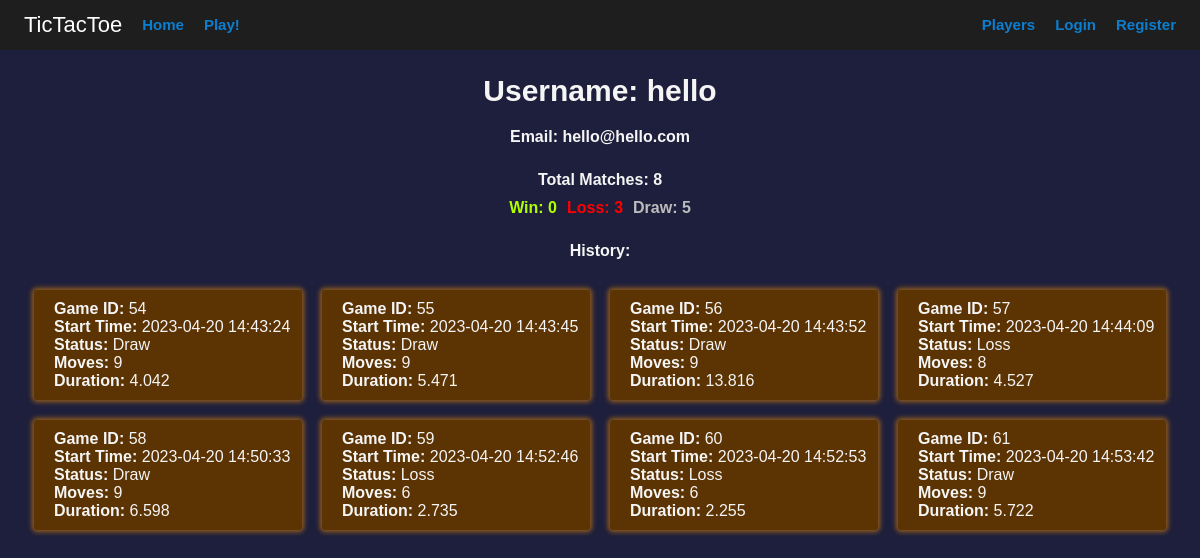
The app's page /player/5 with its own data.
### app/models.py (models this page shows, shortened)
class Player(db.Model, UserMixin):
    __tablename__ = 'players'
    id = db.Column(db.Integer, primary_key=True)
    username = db.Column(db.String(20), unique=True, nullable=False)
    email = db.Column(db.String(100), unique=True, nullable=False)
    password_hash = db.Column(db.String(100), nullable=False)
    match = db.relationship('Match', backref='player', lazy='select', cascade='all, delete-orphan')
    @property
    def password(self):
        raise AttributeError("password is not a readable attribute")
    def num_matches_played(self):
        return len(self.match)
    def num_matches_win(self):
        return len([w for w in self.match if w.status == "Win"])
    def num_matches_loss(self):
        return len([l for l in self.match if l.status == "Loss"])
    def num_matches_draw(self):
        return len([d for d in self.match if d.status == "Draw"])

class Match(db.Model):
    __tablename__ = 'match'
    id = db.Column(db.Integer, primary_key=True)
    status = db.Column(db.String, nullable=False)
    moves = db.Column(db.Integer, nullable=False)
    start_time = db.Column(db.DateTime, nullable=False)
    duration = db.Column(db.Float, nullable=False)
    player_id = db.Column(db.Integer, db.ForeignKey('players.id'), nullable=False)

### app/main/views.py (the view)
@main.route('/player/<int:player_id>')
def player_profile(player_id):
    player = Player.query.get_or_404(player_id)
    return render_template('player_profile.html', player=player)

### app/templates/player_profile.html (shortened to what this page needs)
{% extends 'base.html' %} {% block title %}{{ player.username }}{% endblock %}
{% block head %} {{ super() }}
<link
  rel="stylesheet"
  type="text/css"
  href="{{ url_for('static',filename='css/player_profile.css') }}"
/>
{% endblock %}{% block content %}
<div class="container">
  <div class="username">Username: {{ player.username }}</div>
  <div class="email">Email: {{ player.email }}</div>
  <div class="stats_container">
    <div class="stat">Total Matches: {{ player.num_matches_played() }}</div>
    <div class="line">
      <div class="stat_win">Win: {{ player.num_matches_win() }}</div>
      <div class="stat_loss">Loss: {{ player.num_matches_loss() }}</div>
      <div class="stat_draw">Draw: {{ player.num_matches_draw() }}</div>
    </div>
  </div>
  <div class="my-matches">History:</div>
  <div class="matches">
    {% for match in player.match %}
    <div class="match-holder">
      <div class="match-des"><b>Game ID:</b> {{ match.id }}</div>
      <div class="match-des"><b>Start Time:</b> {{ match.start_time }}</div>
      <div class="match-des"><b>Status:</b> {{ match.status }}</div>
      <div class="match-des"><b>Moves:</b> {{ match.moves }}</div>
      <div class="match-des"><b>Duration:</b> {{ match.duration }}</div>
    </div>
    {% endfor %}
  </div>
</div>
{% endblock %}

### app/static/css/base.css (style rules this page uses)
html, body { font-family: Arial, Helvetica, sans-serif; font-weight: 600; margin: 0; padding: 0; width: 100%; }

### app/static/css/player_profile.css (style rules this page uses)
body { display: flex; flex-direction: column; align-items: center; justify-content: center; background-color: #1e1f3c; color: whitesmoke; padding: 0; margin: 0; }
.container { width: 96%; margin-top: 2%; margin-left: 2%; margin-right: 2%; display: flex; flex-direction: column; align-items: center; }
.username { font-size: 30px; }
.email { margin-top: 20px; margin-bottom: 20px; }
.my-matches { margin-bottom: 20px; }
.matches { display: flex; flex-wrap: wrap; width: 100%; border-radius: 10px; }
.match-holder { display: flex; flex-direction: column; flex-wrap: wrap; width: calc(100% / 4 - 40px); perspective: 800px; margin: 10px; justify-content: center; border-radius: 3px; background-color: #5c3302; box-shadow: 0 0 5px 2px #955f1c; padding: 10px; }
.match-des { font-weight: 400; margin-left: 10px; }
.stats_container { display: flex; flex-direction: column; align-items: center; min-width: 10%; margin-bottom: 20px; }
.stats_container .stat { margin: 5px; text-align: center; }
.stats_container .stat_draw { margin: 5px; text-align: center; color: #bcbcbc; }
.stats_container .stat_win { margin: 5px; text-align: center; color: #b1ff00; }
.stats_container .stat_loss { margin: 5px; text-align: center; color: red; }
.stats_container .line { display: flex; flex-direction: row; justify-content: center; align-items: center; flex-wrap: nowrap; }

### records on screen
Player: username "hello", email "hello@hello.com"
Match: num_matches_win "0", num_matches_loss "3", num_matches_draw "5", id "54", start_time "2023-04-20 14:43:24", status "Draw", moves "9", duration "4.042"
Match: id "55", start_time "2023-04-20 14:43:45", status "Draw", moves "9", duration "5.471"
Match: id "56", start_time "2023-04-20 14:43:52", status "Draw", moves "9", duration "13.816"
Match: id "57", start_time "2023-04-20 14:44:09", status "Loss", moves "8", duration "4.527"
Match: id "58", start_time "2023-04-20 14:50:33", status "Draw", moves "9", duration "6.598"
Match: id "59", start_time "2023-04-20 14:52:46", status "Loss", moves "6", duration "2.735"
Match: id "60", start_time "2023-04-20 14:52:53", status "Loss", moves "6", duration "2.255"
Match: id "61", start_time "2023-04-20 14:53:42", status "Draw", moves "9", duration "5.722"

### other values on screen
{{ player.num_matches_played() }} "8"
